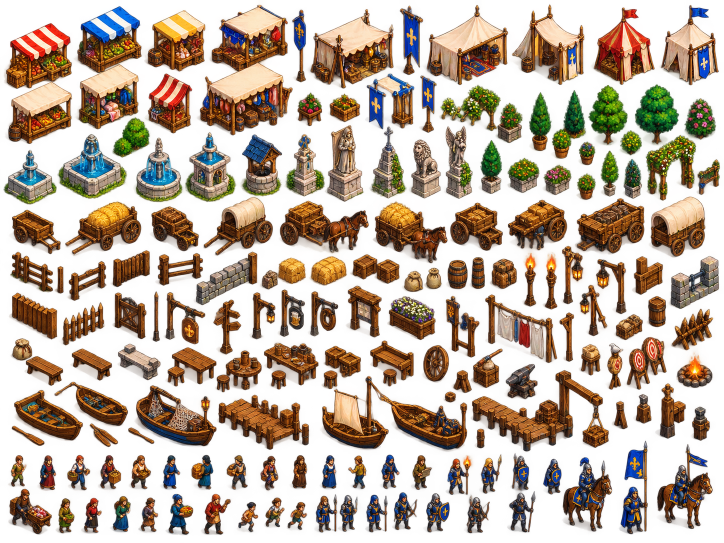
#> input picture concepts/TOWN REF/TownMap_Component2.png, 1448 x 1086 px (shown at 1/2 size); its folder holds 5 pictures in this run
$ python posts.py
#> lines starting #> are read from the running program, lines starting #| are printed output that depends on the picture; after the words box and inside, x2 and y2 are one past the last pixel; in counts of white or black regions, pixels touching at a corner belong together
### tools/dev/ref_convert/convert.py
"""Convert a component from the reference art sheets (concepts/TOWN REF/TownMap_Component*.png) into a game sprite.
No AI calls: crop, keep the main shape, scale so the body width matches the plot's diamond, fit (premultiplied Lanczos,
unsharp, hard alpha, median-cut palette, 1 px dark outline), optionally mirror and harmonize the stone, place on a padded
canvas and set the anchor at the lowest body pixel.

  python tools/dev/ref_convert/convert.py <set> --sheet <png> --box x0,y0,x1,y1 --footprint W,D
         [--mirror] [--colors 40] [--harmonize] [--keep-green] [--canvas-pad 6] [--width-rows 0.62,0.78]
         [--measure body|bbox] [--kind K --role R --tag T --height H --seed N]
  python tools/dev/ref_convert/convert.py selftest

Writes assets/pixellab/buildings/<set>/intact.png and adds/updates the set's manifest entry (existing keys kept).
`selftest` converts the bell tower into a scratch folder (no committed asset is touched) and compares its silhouette
bbox to the committed bell_tower intact (within 2 px). Run from anywhere; paths resolve from the repo root.
"""
import argparse
import json
import subprocess
import sys
import tempfile
from collections import deque
from pathlib import Path

import numpy as np
from PIL import Image, ImageFilter

ROOT = Path(__file__).resolve().parents[3]
B = ROOT / "assets" / "pixellab" / "buildings"
HARMONIZE_TARGET = (ROOT / "concepts" / "TOWN REF" / "TownMap_Component4.png", "40,40,300,245")
OUTLINE = np.array([34, 26, 24])
MIN_PIECE, MAX_PIECE = 20, 40   # a small separate piece (20..39 px, as sprite_fix largest keeps <40) wholly below the main shape's middle is kept; bigger ones are neighbours


def green_mask(rgb):
    rgb = rgb.astype(int)
    return (rgb[..., 1] > rgb[..., 0] + 15) & (rgb[..., 1] > rgb[..., 2] + 15)


def keep_shapes(a):
    """Largest 8-connected solid shape, plus small pieces (>= MIN_PIECE px) lying wholly below its middle."""
    h, w = a.shape[:2]
    solid = a[..., 3] > 128
    lab = -np.ones((h, w), int)
    shapes = []
    for y0 in range(h):
        for x0 in range(w):
            if solid[y0, x0] and lab[y0, x0] < 0:
                q = deque([(y0, x0)]); lab[y0, x0] = len(shapes); pts = []
                while q:
                    y, x = q.popleft(); pts.append((y, x))
                    for dy in (-1, 0, 1):
                        for dx in (-1, 0, 1):
                            yy, xx = y + dy, x + dx
                            if 0 <= yy < h and 0 <= xx < w and solid[yy, xx] and lab[yy, xx] < 0:
                                lab[yy, xx] = len(shapes); q.append((yy, xx))
                shapes.append(pts)
    if not shapes:
        sys.exit("convert: nothing opaque in the box")
    main = max(range(len(shapes)), key=lambda i: len(shapes[i]))
    ys = [p[0] for p in shapes[main]]
    mid = (min(ys) + max(ys)) / 2
    keep = np.zeros((h, w), bool)
    for i, pts in enumerate(shapes):
        if i == main or (MIN_PIECE <= len(pts) < MAX_PIECE and min(p[0] for p in pts) >= mid):
            for y, x in pts:
                keep[y, x] = True
    a = a.copy()
    a[~keep, 3] = 0
    return a


def convert(sheet, box, footprint, mirror=False, colors=40, keep_green=False, canvas_pad=6, width_rows=(0.62, 0.78),
            measure="body", harmonize=False):
    """Returns (canvas RGBA array, anchor (x, y), info dict). Harmonize is applied by the caller on the saved file."""
    src = Image.open(sheet).convert("RGBA").crop(box)
    a = keep_shapes(np.array(src))
    h, w = a.shape[:2]
    W, D = footprint

    # body width -> scale
    body = a[..., 3] > 0
    if not keep_green:
        body &= ~green_mask(a[..., :3])
    ys = np.nonzero(body.any(axis=1))[0]
    top, bot = ys.min(), ys.max()
    if measure == "bbox":
        xs = np.nonzero(body.any(axis=0))[0]
        body_w = float(xs.max() - xs.min() + 1)
    else:
        lo, hi = width_rows
        rows = range(int(top + (bot - top) * lo), int(top + (bot - top) * hi))
        widths = [np.ptp(np.nonzero(body[y])[0]) + 1 for y in rows if body[y].any()]
        if not widths:
            sys.exit("convert: no body rows in --width-rows")
        body_w = float(np.median(widths))
    target = 32 * (W + D)
    scale = target / body_w

    # fit: premultiplied Lanczos, unsharp, hard alpha, median-cut palette, 1 px outline
    nw, nh = round(w * scale), round(h * scale)
    small = Image.fromarray(a, "RGBA").convert("RGBa").resize((nw, nh), Image.LANCZOS).convert("RGBA")
    alpha = np.array(small.getchannel("A")) >= 110
    rgbimg = small.convert("RGB").filter(ImageFilter.UnsharpMask(radius=1, percent=60, threshold=2))
    q = rgbimg.quantize(colors=colors, method=Image.Quantize.MEDIANCUT, dither=Image.Dither.NONE).convert("RGB")
    out = np.zeros((nh, nw, 4), np.uint8)
    out[..., :3] = np.array(q)
    out[..., 3] = np.where(alpha, 255, 0)
    edge = np.zeros_like(alpha)
    pad = np.pad(alpha, 1)
    for dy, dx in ((0, 1), (0, -1), (1, 0), (-1, 0)):
        edge |= alpha & ~pad[1 + dy:1 + dy + nh, 1 + dx:1 + dx + nw]
    dark = out[..., :3].astype(int).sum(axis=2) < 200
    m = edge & ~dark
    out[m, :3] = (out[m, :3] * 0.45 + OUTLINE * 0.55).astype(np.uint8)
    if mirror:
        out = out[:, ::-1].copy()

    # place on a padded canvas; anchor = lowest body pixel row, middle x of that row
    cw, ch = nw + 2 * canvas_pad, nh + 2 * canvas_pad
    c = np.zeros((ch, cw, 4), np.uint8)
    c[canvas_pad:canvas_pad + nh, canvas_pad:canvas_pad + nw] = out
    gb = c[..., 3] > 0
    if not keep_green:
        gb &= ~green_mask(c[..., :3])
    yb = int(np.nonzero(gb.any(axis=1))[0].max())
    xs = np.nonzero(gb[yb])[0]
    anchor = (int(round((xs.min() + xs.max()) / 2)), yb)
    info = {"body_w": body_w, "scale": scale}
    return c, anchor, info


# [12 lines left out: function corner_errors, not called in this run]


def write_manifest(man_path, name, entry):
    man = json.load(open(man_path, encoding="utf-8"))
    cur = man.get(name, {})
    cur.update({k: v for k, v in entry.items() if v is not None})
    man[name] = cur
    text = "{\n" + ",\n".join("\t" + json.dumps(k) + ": " + json.dumps(v) for k, v in man.items()) + "\n}\n"
    open(man_path, "w", encoding="utf-8", newline="\n").write(text)


# [58 lines left out: functions run, parser, selftest, not called in this run]


# [8 lines that do not run on import are left out]

### tools/dev/ref_convert/posts.py
"""The town's street torch and lamp post from the reference sheet (concepts/TOWN REF/TownMap_Component2.png, row 5),
converted with convert.py at their plot (0.2 x 0.2) and finished with their states, all locally (no AI):

  torch_post   the standing torch: a wooden post on a flared foot, a rope-bound bowl at the top. Its painted flame is
               cut off at the bowl's rim: the engine's procedural torch flame burns there (keep_flames, flame point).
  lamp_post    the lantern post: a post on a stone foot, an arm to the right, a lantern hanging from it. Its painted
               glass is dark: the engine's procedural lantern glow lights it (keep_flames, glass rect).

States: intact, damaged (a crack down the post, a chip out of the foot; the torch's bowl rim notched, the lamp's top
knob broken off and its arm's end snapped; the flame and glow stay where they were), ruins (the foot left standing
and the post lying on the ground beside it, clean). No idle strip: the procedural flame flickers.

Scale: one scale for both, SCALE sprite px per sheet px, from the sheet's own proportions: a sheet person is about
50 px tall and a game person about 17, so 0.33 keeps the posts at the sheet's height relative to people. It puts the
torch's post (foot to bowl rim) at ~24 px, 1.3x the procedural torch's 18 (post 16 + cup 2), and the lamp at ~38 px
overall, as tall as the procedural lamp (LAMP_H 34 + its arm).

Usage (from anywhere):
  python tools/dev/ref_convert/posts.py [all | torch_post | lamp_post] [--out <scratch dir>]
"""
import argparse
import sys
import tempfile
from pathlib import Path

import numpy as np
from PIL import Image, ImageDraw

sys.path.insert(0, str(Path(__file__).resolve().parent))
import convert  # noqa: E402
sys.path.insert(0, str(Path(__file__).resolve().parents[1]))
import sprite_fix  # noqa: E402

ROOT = convert.ROOT
B = convert.B
SHEET = ROOT / "concepts" / "TOWN REF" / "TownMap_Component2.png"
OUTLINE = (34, 26, 24)
FP = (0.2, 0.2)
SCALE = 0.33
GLASS = (44, 34, 32)
LENGTH = {"torch_post": 28, "lamp_post": 52}   # room right of the foot for the ruins' fallen post (and lantern), px
LEAN = {"torch_post": 6, "lamp_post": 10}      # damaged: the post leans 1 px right every LEAN rows above its foot        # the unlit lantern glass under the procedural glow

# name: (scan box on the sheet, tag, height, seed, rim: the sheet row the torch's flame is cut above (None: none))
SETS = {
    "torch_post": ((1036, 496, 1084, 624), "", 16, 3, 544),
    "lamp_post": ((1116, 488, 1172, 616), "lamp", 18, 4, None),
}


def hls(a):
    return sprite_fix._hls(a)


def cut(name):
    """The post alone: its main shape (the flame's soft glow is dropped with the semi-opaque pixels), and for the
    torch nothing above the bowl's rim (the painted flame and the stick burning in it)."""
    box, _, _, _, rim = SETS[name]
    a = np.array(Image.open(SHEET).convert("RGBA").crop(box))
    a = convert.keep_shapes(a)
    if rim is not None:
        a[:rim - box[1]] = 0
        a = convert.keep_shapes(a)
    return a


# [12 lines left out: function outline, not called in this run]


def unglow(a):
    """Wood highlights the sprite shader would take for a flame (structure_sprite.gdshader glows()) toned down a
    little: only the procedural flame glows."""
    rgb = a[..., :3].astype(float) / 255
    mx, mn = rgb.max(-1), rgb.min(-1)
    g = (a[..., 3] > 0) & (rgb[..., 0] >= mx) & (mx > 0.93) & ((mx - mn) / np.maximum(mx, 1e-6) > 0.55) & (rgb[..., 1] > 0.45)
    a[g, :3] = (a[g, :3] * 0.9).astype(np.uint8)
    return a


# [35 lines left out: functions post_column, glass_rect, not called in this run]


def flame_point(a):
    """The torch's bowl rim: the middle of its top row's run, one row above it (the flame's base)."""
    al = a[..., 3] > 0
    y = int(np.nonzero(al.any(1))[0].min())
    xs = np.nonzero(al[y:y + 2].any(0))[0]
    return [int(round((xs.min() + xs.max()) / 2)), y]


def convert_set(name, tmp):
    """Cut, fit at SCALE and place; writes intact.png and the manifest entry. Returns (intact, anchor, extra)."""
    box, tag, height, seed, rim = SETS[name]
    src = Path(tmp) / ("cut_%s.png" % name)
    im = Image.fromarray(cut(name), "RGBA")
#> in keep_shapes, `solid = a[..., 3] > 128`: solid: shape (128, 48) bool; 25% white; 4 white regions (2 under 20 px), largest, box (x1, y1, x2, y2) and area: (13, 10, 36, 117) 1496, (37, 0, 47, 4) 30
#> after the loop in keep_shapes, `for y0 in range(h):`:
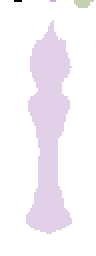
#> lab: shape (128, 48) int64 (shown 2 times larger); 5 distinct labels, from -1 to 3; one colour per label, 0 black, -1 white
#> after the loop in keep_shapes, `for i, pts in enumerate(shapes):`:
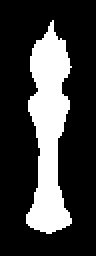
#> keep: shape (128, 48) bool (shown 2 times larger); 24.3% white; 1 white region, box (x1, y1, x2, y2) and area: (13, 10, 36, 117) 1496
#> in keep_shapes (call 2), `solid = a[..., 3] > 128`:
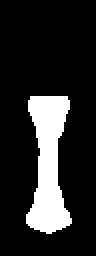
#> solid: shape (128, 48) bool (shown 2 times larger); 16.1% white; 1 white region, box (x1, y1, x2, y2) and area: (13, 48, 36, 117) 987
    x0, y0, x1, y1 = im.getchannel("A").getbbox()
#> x0 = 13; y0 = 48; x1 = 36; y1 = 117
    im.crop((x0 - 2, y0 - 2, x1 + 2, y1 + 2)).save(src)
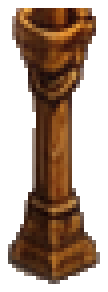
#> saved as cut_torch_post.png: PIL image 27x73 RGBA (shown 4 times larger); mean R, G, B, A 86.4, 41.4, 9.4, 117; transparent parts drawn white
    w, h = Image.open(src).size
#> w = 27; h = 73
    body_w = float(x1 - x0)
#> body_w = 23
    # convert.py scales the bbox width to 32 (W + D) px: pick the footprint that gives SCALE
    k = SCALE * body_w / (32 * (FP[0] + FP[1]))
#> k = 0.593
    c, anchor, info = convert.convert(str(src), (0, 0, w, h), (FP[0] * k, FP[1] * k), colors=32, measure="bbox",
                                      canvas_pad=3)
#> in keep_shapes (call 3), `solid = a[..., 3] > 128`:
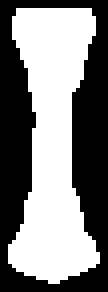
#> solid: shape (73, 27) bool (shown 4 times larger); 50.1% white; 1 black region, box (x1, y1, x2, y2) and area: (0, 0, 27, 73) 984
#> in green_mask, `rgb = rgb.astype(int)`:
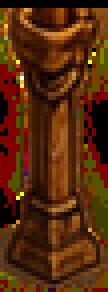
#> rgb: shape (73, 27, 3) int64 (shown 4 times larger); mean R, G, B 86.4, 41.4, 9.4
#> in green_mask, `return (rgb[..., 1] > rgb[..., 0] + 15) & (rgb[..., 1] > rgb[..., 2] +..`: returned value: shape (73, 27) bool; every value is 0
#> in convert, `ys = np.nonzero(body.any(axis=1))[0]`: ys = 69 values from 2 to 70
#> in convert, `top, bot = ys.min(), ys.max()`: top = 2; bot = 70
#> in convert, `xs = np.nonzero(body.any(axis=0))[0]`: xs = 23 values from 2 to 24
#> in convert, `body_w = float(xs.max() - xs.min() + 1)`: body_w = 23
#> in convert, `scale = target / body_w`: scale = 0.33
#> in convert, `nw, nh = round(w * scale), round(h * scale)`: nw = 9; nh = 24
#> in convert, `cw, ch = nw + 2 * canvas_pad, nh + 2 * canvas_pad`: cw = 15; ch = 30
#> in convert, `info = {"body_w": body_w, "scale": scale}`: info = {'body_w': 23, 'scale': 0.33}
#> anchor = (7, 25); info = {'body_w': 23, 'scale': 0.33}
    c = unglow(c)
    extra = {}
    if tag == "lamp":
        extra["glass"] = glass_rect(c)
    else:
        extra["flame"] = flame_point(c)
#> in flame_point, `y = int(np.nonzero(al.any(1))[0].min())`: y = 4
#> in flame_point, `xs = np.nonzero(al[y:y + 2].any(0))[0]`: xs = [4, 5, 6, 7, 8, 9, 10]
        # room above the bowl for the procedural flame (14 px) inside the canvas
        need = 15 - extra["flame"][1]
#> need = 11
        if need > 0:
            c = np.concatenate([np.zeros((need, c.shape[1], 4), np.uint8), c], 0)
            anchor = (anchor[0], anchor[1] + need)
#> anchor = (7, 36)
            extra["flame"][1] += need
    # room right of and below the foot for the ruins' fallen post (it lies on the ground toward the lower right)
    right = max(0, anchor[0] + LENGTH[name] - (c.shape[1] - 1))
#> right = 21
    below = max(0, anchor[1] + 3 - (c.shape[0] - 1))
#> below = 0
    c = np.concatenate([c, np.zeros((c.shape[0], right, 4), np.uint8)], 1)
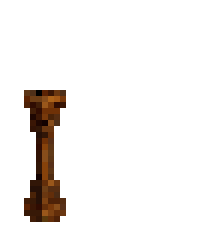
#> c: shape (41, 36, 4) (shown 6 times larger); mean of channels 0, 1, 2, 3 8.7, 4, 1.2, 18.1; transparent parts drawn white
    c = np.concatenate([c, np.zeros((below, c.shape[1], 4), np.uint8)], 0)
    d = B / name
    d.mkdir(parents=True, exist_ok=True)
    Image.fromarray(c, "RGBA").save(d / "intact.png")
    print("%s: body %.0f px, scale %.3f, size %s anchor %s %s" % (name, body_w, info["scale"], [c.shape[1], c.shape[0]],
                                                                 list(anchor), extra))
#| torch_post: body 23 px, scale 0.330, size [36, 41] anchor [7, 36] {'flame': [7, 15]}
    entry = {"size": [c.shape[1], c.shape[0]], "footprint": list(FP), "anchor": list(anchor), "height": height,
             "seed": seed, "kind": "TORCH", "role": "decor", "tag": tag, "keep_flames": True}
    entry.update(extra)
    convert.write_manifest(B / "manifest.json", name, entry)
    return c, anchor, extra


# ---- finish: damaged, ruins ----------------------------------------------------------------------------------------
def _pick(px, q):
    order = np.argsort(px.astype(int).sum(1))
    return tuple(int(v) for v in px[order[int(q * (len(order) - 1))]])


# [22 lines left out: functions wood_colours, foot_rows, not called in this run]


def lean_shift(y, ft, run):
    """How far right the leaning post's row y moves: 0 at the foot's top, 1 px more every `run` rows up."""
    return max(0, (ft - y) // run)


# [101 lines left out: functions damaged, ruins, finish, not called in this run]

if __name__ == "__main__":
    p = argparse.ArgumentParser(description=__doc__, formatter_class=argparse.RawDescriptionHelpFormatter)
    p.add_argument("what", nargs="*", default=["all"])
    p.add_argument("--out", default=str(Path(tempfile.gettempdir()) / "posts"))
    a = p.parse_args()
    out = Path(a.out)
    out.mkdir(parents=True, exist_ok=True)
    for n in (list(SETS) if a.what == ["all"] else a.what):
#> (the run stopped early here; a loop or call above may not have finished)
